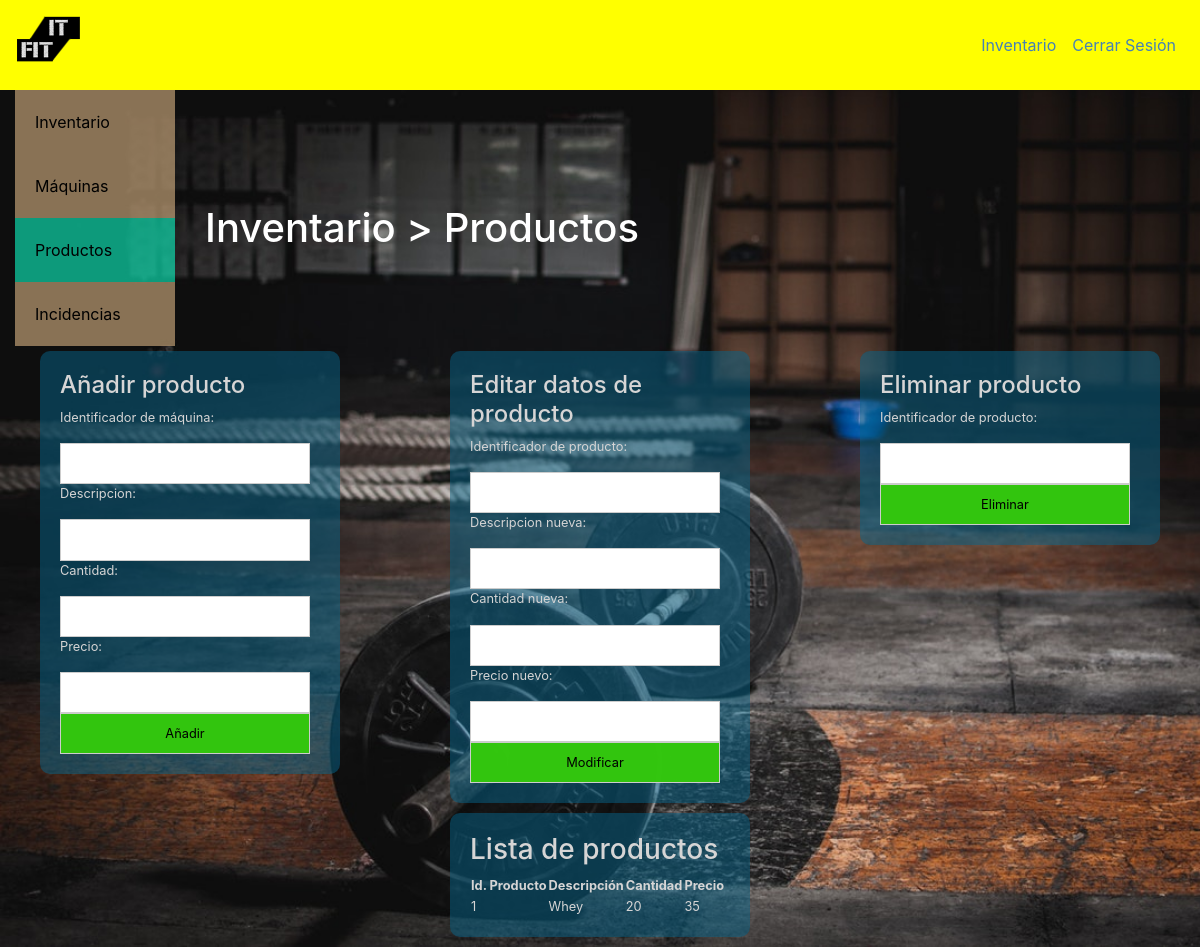
Screenshot of /Inventario/productos.php (signed in) with the database file from the repository.
### tables this page shows
CREATE TABLE `productos` (
  `IdProducto` int(11) NOT NULL,
  `Descripcion` varchar(30) DEFAULT NULL,
  `Cantidad` int(11) DEFAULT NULL,
  `Precio` float DEFAULT NULL
);

### Inventario/productos.php (the view, shortened to what this page needs)
<!DOCTYPE html>
<html>
    <head>
    <link rel="stylesheet" type="text/css" href="../styles/estilos.css">
    <link rel="stylesheet" type="text/css" href="../styles/form.css">
    <link rel="stylesheet" href="../styles/inicio.css">
    <link rel="stylesheet" href="https://stackpath.bootstrapcdn.com/bootstrap/4.4.1/css/bootstrap.min.css">
    </head>
    <body>
        <nav class="navbar sticky-top navbar-expand-lg navbar-dark header">
        <a href="../inicio.html" class="navbar-brand mr-auto">
            <img src="../img/Logo.png" alt="ITFit" width="64" height="64"/>
        </a>
        <span class="areagestion navbar-text">
            <ul class="navbar-nav">
                <li class="nav-link">
                    <a class ="enlace" href="#">Inventario</a>
                </li>
                <li class="nav-link">
                    <a class ="enlace" href="../php/logout.php">Cerrar Sesión</a>
                </li>
            </ul>
        </span>
    </nav>
    <div class="inicio container">
        <div class="row">
            <div class="vertical-menu col-lg-2 col-sm-3">
                <a href="./inventario.php">Inventario</a>
                <a href="./maquinas.php">Máquinas</a>
                <a href="#" class="active">Productos</a>
                <a href="./incidencias.php">Incidencias</a>
            </div>
            <div class="inicio col-lg-6 col-sm-6">
                <h1>Inventario > Productos</h1>
            </div>
        </div>
    </div>
    <div class="row">
        <div class="col-lg-4 col-sm-6">
            <form action="../php/Inventario/anadirproducto.php" method="post">
                <h4>Añadir producto</h4>
                <p>Identificador de máquina:</p>
                <input type="text" name="IdProducto" size="20" class="field" maxlength="8"/>
                <p>Descripcion:</p>
                <input type="text" name="Descripcion" size="20" class="field" maxlength="30"/>
                <p>Cantidad:</p>
                <input type="text" name="Cantidad" size="20" class="field" maxlength="8"/>
                <p>Precio:</p>
                <input type="text" name="Precio" size="20" class="field" maxlength="8"/>
                <input type="submit" class="botton" value="Añadir">
            </form>
        </div>
        <div class="col-lg-4 col-sm-6">
            <form action="../php/Inventario/alterarproducto.php" method="post">
                <h4>Editar datos de producto</h4>
                <p>Identificador de producto:</p>
                <input type="text" name="IdProducto" size="20" class="field" maxlength="8"/>
                <p>Descripcion nueva:</p>
                <input type="text" name="Descripcion" size="20" class="field" maxlength="30"/>
                <p>Cantidad nueva:</p>
                <input type="text" name="Cantidad" size="20" class="field" maxlength="8"/>
                <p>Precio nuevo:</p>
                <input type="text" name="Precio" size="20" class="field" maxlength="8"/>
                <input type="submit" class="botton" value="Modificar">
            </form>
        </div>
        <div class="col-lg-4 col-sm-6">
            <form action="../php/Inventario/eliminarproducto.php" method="post">
                <h4>Eliminar producto</h4>
                <p>Identificador de producto:</p>
                <input type="text" name="IdProducto" size="20" class="field" maxlength="8"/>
                <input type="submit" class="botton" value="Eliminar">
            </form>
        </div>
    </div>
    <div class="row">
        <div class="col-sm-12">
            <form>
            <h3>Lista de productos</h3>
            <?php
                $db = mysqli_connect(DB_SERVER,DB_USERNAME,DB_PASSWORD,DB_DATABASE) or die ("<h5>No puedo conectarme a la BD.</h5>");
                $consulta = "Select * from Productos Order By IdProducto" ;
                $resultado = mysqli_query( $db, $consulta ) or die ( "Algo ha ido mal en la consulta a la base de datos");
                echo "<table borde='2'>";
                echo "<tr>";
                echo "<th>Id. Producto</th>";
                echo "<th>Descripción</th>";
                echo "<th>Cantidad</th>";
                echo "<th>Precio</th>";
                echo "</tr>";
                while($columna = mysqli_fetch_array($resultado)){
                    echo "<tr>";
	                echo "<td>" . $columna['IdProducto'] . "</td><td>" . $columna['Descripcion'] . "</td><td>" . $columna['Cantidad'] ."</td><td>" . $columna['Precio'] . "</td>";
	                echo "</tr>";
                }
                echo "</table>";
            ?>
        </form>
        </div>
    </div>
    </body>
</html>

### styles/estilos.css (style rules this page uses)
.vertical-menu { width: 200px; padding-bottom: 5px; }
.vertical-menu a { background-color: rgba(222, 184, 135, 0.596); color:black; display: block; padding: 20px; text-decoration: none; }
.vertical-menu a.active { background-color: rgba(14, 250, 199, 0.596); }

### styles/form.css (style rules this page uses)
form { position: relative; margin:0 auto; font-size: 0.8em; border-radius: 10px; color: rgb(214, 213, 213); width: 300px; padding:20px; background-color: rgba(7, 101, 138, 0.5); margin-bottom: 10px; }
input,select { border:0; }
.field { border: solid 1px #ccc; width: 250px; padding:10px; }
.botton { border: solid 1px #ccc; width: 250px; padding:10px; background-color: rgba(51, 199, 14, 0.993); }

### styles/inicio.css (style rules this page uses)
nav.header { background-color: yellow; }
li.nav-link a.enlace { color: steelblue; }
body { background-image: url("../img/gimnasio.jpg"); background-color: powderblue; background-attachment: fixed; background-repeat: no-repeat; background-size: cover; }
div.inicio { padding-top: 10%; color: white; }
.inicio.container { margin-left: 0px; padding-top: 0px; }

### rows the page displays
productos: IdProducto "1", Descripcion "Whey", Cantidad "20", Precio "35"
